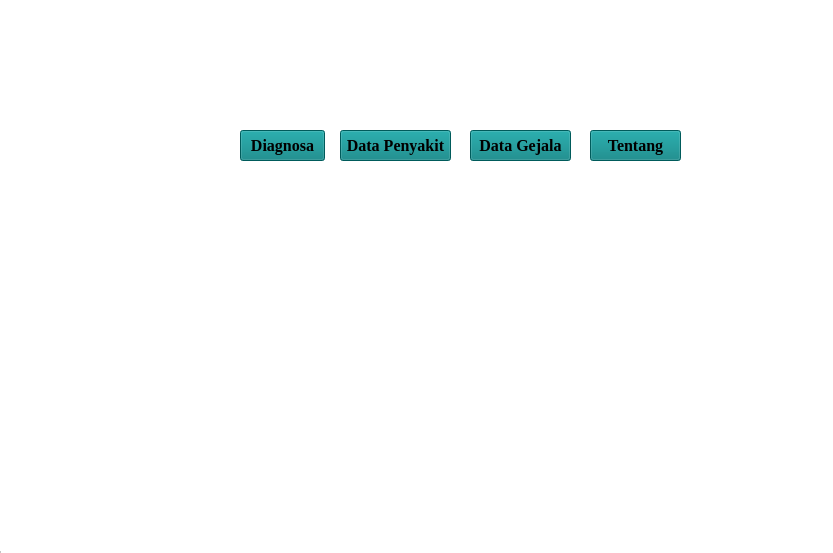
<?xml version="1.0" encoding="UTF-8"?>
<ui version="4.0">
 <class>MainWindow</class>
 <widget class="QMainWindow" name="MainWindow">
  <property name="geometry">
   <rect>
    <x>0</x>
    <y>0</y>
    <width>833</width>
    <height>553</height>
   </rect>
  </property>
  <property name="maximumSize">
   <size>
    <width>833</width>
    <height>600</height>
   </size>
  </property>
  <property name="windowTitle">
   <string>MainWindow</string>
  </property>
  <widget class="QWidget" name="centralwidget">
   <widget class="QFrame" name="frame">
    <property name="geometry">
     <rect>
      <x>0</x>
      <y>-20</y>
      <width>841</width>
      <height>621</height>
     </rect>
    </property>
    <property name="styleSheet">
     <string notr="true">background-color: rgb(255, 255, 255);</string>
    </property>
    <property name="frameShape">
     <enum>QFrame::StyledPanel</enum>
    </property>
    <property name="frameShadow">
     <enum>QFrame::Raised</enum>
    </property>
    <widget class="QPushButton" name="btnTentang">
     <property name="geometry">
      <rect>
       <x>590</x>
       <y>150</y>
       <width>91</width>
       <height>31</height>
      </rect>
     </property>
     <property name="font">
      <font>
       <family>Liberation Serif</family>
       <pointsize>12</pointsize>
       <weight>75</weight>
       <bold>true</bold>
      </font>
     </property>
     <property name="cursor">
      <cursorShape>PointingHandCursor</cursorShape>
     </property>
     <property name="styleSheet">
      <string notr="true">background-color: rgb(0, 128, 128);</string>
     </property>
     <property name="text">
      <string>Tentang</string>
     </property>
     <property name="autoDefault">
      <bool>false</bool>
     </property>
     <property name="flat">
      <bool>false</bool>
     </property>
    </widget>
    <widget class="QPushButton" name="btnGejala">
     <property name="geometry">
      <rect>
       <x>470</x>
       <y>150</y>
       <width>101</width>
       <height>31</height>
      </rect>
     </property>
     <property name="font">
      <font>
       <family>Liberation Serif</family>
       <pointsize>12</pointsize>
       <weight>75</weight>
       <bold>true</bold>
      </font>
     </property>
     <property name="cursor">
      <cursorShape>PointingHandCursor</cursorShape>
     </property>
     <property name="styleSheet">
      <string notr="true">background-color: rgb(0, 128, 128);</string>
     </property>
     <property name="text">
      <string>Data Gejala</string>
     </property>
     <property name="autoDefault">
      <bool>false</bool>
     </property>
     <property name="flat">
      <bool>false</bool>
     </property>
    </widget>
    <widget class="QPushButton" name="btnPenyakit">
     <property name="geometry">
      <rect>
       <x>340</x>
       <y>150</y>
       <width>111</width>
       <height>31</height>
      </rect>
     </property>
     <property name="font">
      <font>
       <family>Liberation Serif</family>
       <pointsize>12</pointsize>
       <weight>75</weight>
       <bold>true</bold>
      </font>
     </property>
     <property name="cursor">
      <cursorShape>PointingHandCursor</cursorShape>
     </property>
     <property name="styleSheet">
      <string notr="true">background-color: rgb(0, 128, 128);</string>
     </property>
     <property name="text">
      <string>Data Penyakit</string>
     </property>
     <property name="autoDefault">
      <bool>false</bool>
     </property>
     <property name="flat">
      <bool>false</bool>
     </property>
    </widget>
    <widget class="QPushButton" name="btnDiagnosa">
     <property name="geometry">
      <rect>
       <x>240</x>
       <y>150</y>
       <width>85</width>
       <height>31</height>
      </rect>
     </property>
     <property name="font">
      <font>
       <family>Liberation Serif</family>
       <pointsize>12</pointsize>
       <weight>75</weight>
       <bold>true</bold>
      </font>
     </property>
     <property name="cursor">
      <cursorShape>PointingHandCursor</cursorShape>
     </property>
     <property name="autoFillBackground">
      <bool>false</bool>
     </property>
     <property name="styleSheet">
      <string notr="true">background-color: rgb(0, 128, 128);
selection-color: rgb(255, 255, 255);</string>
     </property>
     <property name="text">
      <string>Diagnosa</string>
     </property>
     <property name="autoDefault">
      <bool>false</bool>
     </property>
     <property name="flat">
      <bool>false</bool>
     </property>
    </widget>
    <widget class="QLabel" name="label">
     <property name="geometry">
      <rect>
       <x>0</x>
       <y>20</y>
       <width>841</width>
       <height>551</height>
      </rect>
     </property>
     <property name="mouseTracking">
      <bool>false</bool>
     </property>
     <property name="text">
      <string/>
     </property>
     <property name="pixmap">
      <pixmap>icon/home.png</pixmap>
     </property>
     <property name="scaledContents">
      <bool>true</bool>
     </property>
     <property name="wordWrap">
      <bool>false</bool>
     </property>
    </widget>
    <zorder>label</zorder>
    <zorder>btnTentang</zorder>
    <zorder>btnGejala</zorder>
    <zorder>btnPenyakit</zorder>
    <zorder>btnDiagnosa</zorder>
   </widget>
  </widget>
  <action name="actionLogin">
   <property name="icon">
    <iconset>
     <normaloff>icon/Unlock_20px.png</normaloff>icon/Unlock_20px.png</iconset>
   </property>
   <property name="text">
    <string>Login</string>
   </property>
   <property name="softKeyRole">
    <enum>QAction::PositiveSoftKey</enum>
   </property>
   <property name="iconVisibleInMenu">
    <bool>true</bool>
   </property>
  </action>
  <action name="actionLogout">
   <property name="text">
    <string>Logout</string>
   </property>
  </action>
  <action name="actionExit">
   <property name="text">
    <string>Exit</string>
   </property>
  </action>
  <action name="actionAdmin">
   <property name="text">
    <string>Admin</string>
   </property>
  </action>
  <action name="actionData_Gejala">
   <property name="text">
    <string>Data Gejala</string>
   </property>
  </action>
  <action name="actionData_Penyakit">
   <property name="text">
    <string>Data Penyakit</string>
   </property>
  </action>
  <action name="actionData_Rule">
   <property name="text">
    <string>Data Rule</string>
   </property>
  </action>
  <action name="actionPetunjuk">
   <property name="text">
    <string>Petunjuk</string>
   </property>
  </action>
  <action name="actionTentang_Programmer">
   <property name="text">
    <string>Tentang Programmer</string>
   </property>
  </action>
  <action name="actionTentang_Program">
   <property name="text">
    <string>Tentang Program</string>
   </property>
  </action>
  <action name="actionMinimize">
   <property name="text">
    <string>Minimize</string>
   </property>
  </action>
  <action name="actionMaximize">
   <property name="text">
    <string>Maximize</string>
   </property>
  </action>
  <action name="actionTheme">
   <property name="text">
    <string>Theme</string>
   </property>
  </action>
  <action name="actionBackground">
   <property name="text">
    <string>Background</string>
   </property>
  </action>
  <action name="actionGrey">
   <property name="text">
    <string>Grey</string>
   </property>
  </action>
  <action name="actionWhite">
   <property name="text">
    <string>White</string>
   </property>
  </action>
  <action name="actionGreen">
   <property name="text">
    <string>Green</string>
   </property>
  </action>
 </widget>
 <resources/>
 <connections/>
</ui>
